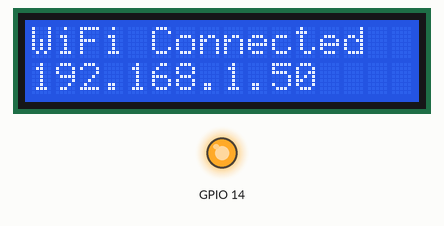
A sketch run on a simulated ESP8266 (NodeMCU). Shown: 16×2 character LCD, output pins drawn as LEDs (lit = HIGH). WiFi joins after 1.5 s; servers stay silent unless stated; what the sketch prints to the serial monitor is not drawn.

Above: at 1.7 s.
At 3.7 s:
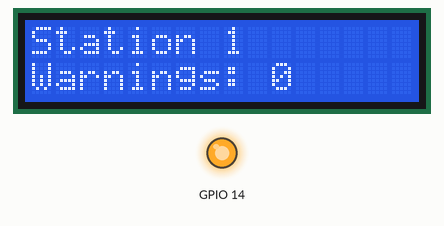

The sketch:

actuator.ino
```cpp
#include <SPI.h>
#include <WiFiClient.h>
#include <HttpClient.h>
#include <ESP8266WiFi.h>
#include <LiquidCrystal_I2C.h>
#include <ArduinoJson.h>

#define LED D13

// Wifi配置
const char* ssid = "";
const char* pass = "";

// 服务器配置
const char* server = "172.20.10.7";
const uint16_t port = 50000;

// LCD配置
LiquidCrystal_I2C lcd(0x27, 16, 2);

// JSON解析文档
DynamicJsonDocument doc(1024);

// 数据存储
int warningCount = 0;
unsigned long lastUpdateTime = 0;
const unsigned long updateInterval = 5000;

WiFiClient espClient;
HttpClient http(espClient, server, port);

void setup() {
  Serial.begin(9600);
  pinMode(LED, OUTPUT);
  digitalWrite(LED, HIGH);

  // 初始化LCD
  lcd.init();
  lcd.backlight();
  lcd.clear();
  lcd.setCursor(0, 0);
  lcd.print("Connecting WiFi");

  // 连接WiFi
  WiFi.begin(ssid, pass);
  while (WiFi.status() != WL_CONNECTED) {
    delay(500);
    Serial.print(".");
  }

  Serial.print("Connected to ");
  Serial.println(WiFi.localIP());

  // 显示连接成功
  lcd.clear();
  lcd.setCursor(0, 0);
  lcd.print("WiFi Connected");
  lcd.setCursor(0, 1);
  lcd.print(WiFi.localIP());
  delay(2000);

  // 设置初始显示
  lcd.clear();
  lcd.setCursor(0, 0);
  lcd.print("Station 1");
  lcd.setCursor(0, 1);
  lcd.print("Warnings: 0");
}

void loop() {
  unsigned long currentMillis = millis();

  if (currentMillis - lastUpdateTime >= updateInterval) {
    lastUpdateTime = currentMillis;
    fetchLatestData();
    updateLCD();
  }
}

void fetchLatestData() {
  int err = http.get("/api/debug");
  if (err == 0) {
    Serial.println("API call successful");

    err = http.responseStatusCode();
    if (err == 200) {
      String response = http.responseBody();
      Serial.println("Response received");

      DeserializationError error = deserializeJson(doc, response);
      if (!error) {
        // 获取警告计数
        warningCount = doc["warnings"];

        Serial.print("Warning Count: ");
        Serial.println(warningCount);

        // LED指示：如果有警告则点亮
        if (warningCount > 0) {
          digitalWrite(LED, LOW);  // 有警告时LED亮
        } else {
          digitalWrite(LED, HIGH); // 无警告时LED灭
        }

      } else {
        Serial.print("JSON parsing failed: ");
        Serial.println(error.c_str());
      }
    } else {
      Serial.print("Server error: ");
      Serial.println(err);
    }
  } else {
    Serial.print("API call failed: ");
    Serial.println(err);
    delay(1000);
  }
}

void updateLCD() {
  // 第一行保持显示 "Station 1"

  // 更新第二行的警告计数
  lcd.setCursor(0, 1);
  lcd.print("Warnings: ");
  lcd.print(warningCount);
  lcd.print("   ");  // 清除残留字符
}
```

Measured:
- what the display in image 0 shows lasts 2.0 s, from 1.6 s to 3.6 s
